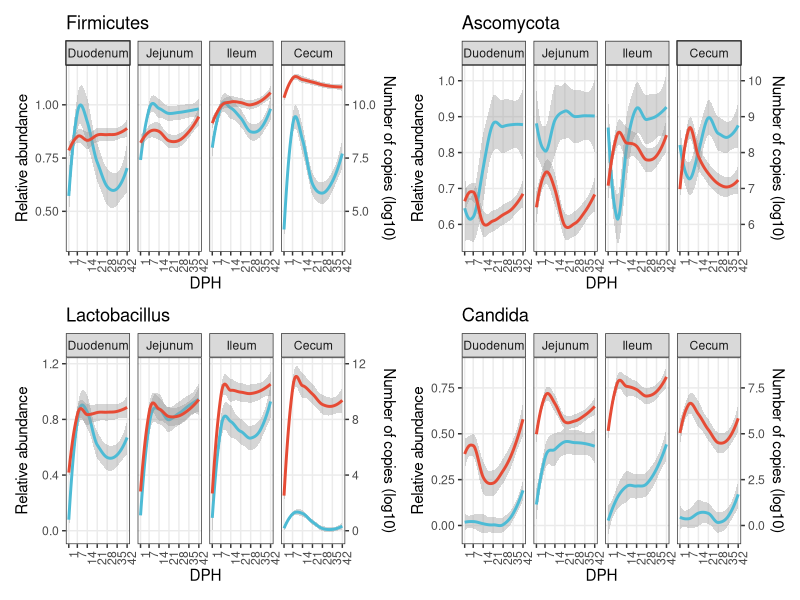

Write the R code that produced this figure. (Note: a time limit stopped this script after it produced the figure.)
## ---- chunk 1
rm(list = ls())

# CRAN
packages_from_cran = c('openxlsx','dplyr','tibble','reshape2','ggplot2','patchwork','vegan') 
for(p in packages_from_cran){if (!requireNamespace(p)){install.packages(p)}
    library(p, character.only = TRUE, quietly = TRUE, warn.conflicts = FALSE)}
## ---- chunk 2
ab_temp <- read.xlsx('../Data/01qpcr/01data_for_quantitive.xlsx',sheet = 2)
raw_16S <- read.csv('../Data/02micro/16S/level-2.csv')
format_16S <- raw_16S %>%
  remove_rownames %>% 
  column_to_rownames(var="index") %>%
  mutate(sum = rowSums(across(where(is.numeric)))) %>%
  select(-c('D_0__Archaea.D_1__Euryarchaeota')) %>%
  mutate(across(D_0__Bacteria.D_1__Acidobacteria:D_0__Bacteria.D_1__Zixibacteria, ~ . / sum)) %>%
  select(-c('sum')) %>%
  setNames(gsub("D_0__Bacteria.D_1__", "", names(.))) %>%
  mutate(DPH = rep(c(1,4,7,14,21,28,35,42),each = 40)) %>%
  mutate(Group1 = factor(Group1, levels = c('Duodenum','Jejunum','Ileum','Cecum'))) %>%
  select(c('Firmicutes','DPH','Group1')) 

raw_ITS <- read.csv('../Data/02micro/ITS/level-2.csv')
format_ITS <- raw_ITS %>%
  remove_rownames %>% 
  column_to_rownames(var="index") %>%
  mutate(sum = rowSums(across(where(is.numeric)))) %>%
  select(-c('k__Fungi.p__unidentified')) %>%
  mutate(across(k__Fungi.p__Ascomycota:k__Fungi.p__Rozellomycota, ~ . / sum)) %>%
  select(-c('sum')) %>%
  setNames(gsub("k__Fungi.p__", "", names(.))) %>%
  mutate(DPH = rep(c(1,4,7,14,21,28,35,42),each = 40)) %>%
  mutate(Group1 = factor(Group1, levels = c('Duodenum','Jejunum','Ileum','Cecum'))) %>%
  select(c('Ascomycota','DPH','Group1')) 

for(i in 1:nrow(ab_temp)){
  format_16S$Firmicutes2[i] <- format_16S$Firmicutes[i] * 10^(ab_temp$`log10(16S)`[i])
  format_ITS$Ascomycota2[i] <- format_ITS$Ascomycota[i] * 10^(ab_temp$`log10(ITS)`[i])
}
f12_1 <- ggplot(format_16S, aes(x=DPH)) +
  geom_smooth(aes(y=Firmicutes),color = '#4DBBD5') +
  geom_smooth(aes(y = log10(Firmicutes2+1)/10), color = '#E64B35') + 
  facet_wrap(.~Group1,nrow = 1) +
  scale_y_continuous(name = "Relative abundance", sec.axis = sec_axis(~.*10, name="Number of copies (log10)"))+
  theme_bw() +
  theme(axis.text.x = element_text(angle = 90, vjust = 1, hjust = 1),
        panel.grid.minor = element_line(color = NA)) +
  ggtitle('Firmicutes') +
  scale_x_continuous(breaks = c(1,7,14,21,28,35,42)) 
f12_2 <- ggplot(format_ITS, aes(x=DPH)) +
  geom_smooth(aes(y=Ascomycota),color = '#4DBBD5') +
  geom_smooth(aes(y = log10(Ascomycota2+1)/10), color = '#E64B35') + 
  facet_wrap(.~Group1,nrow = 1) +
  scale_y_continuous(
    name = "Relative abundance", 
    sec.axis = sec_axis(~.*10, name="Number of copies (log10)"))+
  theme_bw() +
  theme(axis.text.x = element_text(angle = 90, vjust = 1, hjust = 1),
        panel.grid.minor = element_line(color = NA),
        legend.position = 'none') +
  ggtitle('Ascomycota') +
  scale_x_continuous(breaks = c(1,7,14,21,28,35,42)) 
raw_16S_L6 <- read.csv('../Data/02micro/16S/level-6_no_archaea.csv')
format_16S_L6 <- raw_16S_L6 %>%
  remove_rownames %>% 
  column_to_rownames(var="index") %>%
  mutate(sum = rowSums(across(where(is.numeric)))) %>%
  mutate(across(Granulicella:uncultured.bacterium.40, ~ . / sum)) %>%
  select(-c('sum')) %>%
  mutate(DPH = rep(c(1,4,7,14,21,28,35,42), each = 40)) %>%
  mutate(Group1 = factor(Group1, levels = c('Duodenum','Jejunum','Ileum','Cecum'))) %>%
  select(c('Lactobacillus','DPH','Group1'))

raw_ITS_L6 <- read.csv('../Data/02micro/ITS/level-6_for_bar.csv')
format_ITS_L6 <- raw_ITS_L6 %>%
  remove_rownames %>% 
  column_to_rownames(var="X") %>%
  mutate(sum = rowSums(across(where(is.numeric)))) %>%
  mutate(across(X__:unidentified.53, ~ . / sum)) %>%
  select(-c('sum')) %>%
  mutate(DPH = rep(c(1,4,7,14,21,28,35,42), each = 40)) %>%
  mutate(Group1 = factor(Group1, levels = c('Duodenum','Jejunum','Ileum','Cecum'))) %>%
  select(c('Candida','DPH','Group1'))

for(i in 1:nrow(ab_temp)){
  format_16S_L6$Lactobacillus2[i] <- format_16S_L6$Lactobacillus[i] * 10^(ab_temp$`log10(16S)`[i])
  format_ITS_L6$Candida2[i] <- format_ITS_L6$Candida[i] * 10^(ab_temp$`log10(ITS)`[i])
}

f12_3 <- ggplot(format_16S_L6, aes(x=DPH)) +
  geom_smooth(aes(y=Lactobacillus),color = '#4DBBD5') +
  geom_smooth(aes(y = log10(Lactobacillus2+1)/10), color = '#E64B35') + 
  facet_wrap(.~Group1,nrow = 1) +
  scale_y_continuous(name = "Relative abundance", sec.axis = sec_axis(~.*10, name="Number of copies (log10)"))+
  theme_bw() +
  theme(axis.text.x = element_text(angle = 90, vjust = 1, hjust = 1),
        panel.grid.minor = element_line(color = NA)) +
  ggtitle('Lactobacillus') +
  scale_x_continuous(breaks = c(1,7,14,21,28,35,42)) 

f12_4 <- ggplot(format_ITS_L6, aes(x=DPH)) +
  geom_smooth(aes(y=Candida),color = '#4DBBD5') +
  geom_smooth(aes(y = log10(Candida2+1)/10), color = '#E64B35') + 
  facet_wrap(.~Group1,nrow = 1) +
  scale_y_continuous(name = "Relative abundance", sec.axis = sec_axis(~.*10, name="Number of copies (log10)"))+
  theme_bw() +
  theme(axis.text.x = element_text(angle = 90, vjust = 1, hjust = 1),
        panel.grid.minor = element_line(color = NA)) +
  ggtitle('Candida') +
  scale_x_continuous(breaks = c(1,7,14,21,28,35,42)) 

f12_1 + f12_2 + f12_3 + f12_4 + plot_layout(nrow = 2)
## ---- chunk 3
raw_16S_L6 <- read.csv('../Data/02micro/16S/level-6_no_archaea.csv')
raw_ITS_L6 <- read.csv('../Data/02micro/ITS/level-6_for_bar.csv')
format_16S_L6 <- raw_16S_L6 %>%
  remove_rownames %>% 
  column_to_rownames(var="index") %>%
  mutate(sum = rowSums(across(where(is.numeric)))) %>%
  mutate(across(Granulicella:uncultured.bacterium.40, ~ . / sum)) %>%
  select(-c('sum')) %>%
  mutate(Group1 = factor(Group1, levels = c('Duodenum','Jejunum','Ileum','Cecum'))) %>%
  select(-c('Group2'))

format_ITS_L6 <- raw_ITS_L6 %>%
  remove_rownames %>% 
  column_to_rownames(var="X") %>%
  mutate(sum = rowSums(across(where(is.numeric)))) %>%
  mutate(across(X__:unidentified.53, ~ . / sum)) %>%
  select(-c('sum')) %>%
  mutate(Group1 = factor(Group1, levels = c('Duodenum','Jejunum','Ileum','Cecum'))) %>%
  select(-c('Group2'))

format_16S_L6_AA <- format_16S_L6
format_ITS_L6_AA <- format_ITS_L6

for(i in 1:nrow(ab_temp)){
  format_16S_L6_AA[i,1:529] <- format_16S_L6[i,1:529] * 10^(ab_temp$`log10(16S)`[i])
  format_ITS_L6_AA[i,1:603] <- format_ITS_L6[i,1:603] * 10^(ab_temp$`log10(ITS)`[i])
}

dist_16S_RA <- vegdist(format_16S_L6[,1:529])
dist_ITS_RA <- vegdist(format_ITS_L6[,1:603])
dist_16S_AA <- vegdist(format_16S_L6_AA[,1:529])
dist_ITS_AA <- vegdist(format_ITS_L6_AA[,1:603])
PA_16S <- procrustes(dist_16S_AA,dist_16S_RA)
PA_ITS <- procrustes(dist_ITS_AA,dist_ITS_RA)
residual_16S <- data.frame(residuals(PA_16S))
residual_ITS <- data.frame(residuals(PA_ITS))

PA_16S_XY <- data.frame(AA_x = PA_16S$X[,1], AA_y = PA_16S$X[,2],
                        RA_x = PA_16S$Yrot[,1], RA_y = PA_16S$Yrot[,2])
PA_ITS_XY <- data.frame(AA_x = PA_ITS$X[,1], AA_y = PA_ITS$X[,2],
                        RA_x = PA_ITS$Yrot[,1], RA_y = PA_ITS$Yrot[,2])

protest(dist_16S_AA,dist_16S_RA)

protest(dist_ITS_AA,dist_ITS_RA)

f13_1 <- ggplot(PA_16S_XY) +
  geom_segment(aes(x = RA_x, y = RA_y, xend = AA_x, yend = AA_y, color = 'gray'), alpha = 0.3) +
  geom_point(aes(x = RA_x, y = RA_y, color = '#4DBBD5')) +
  geom_point(aes(x = AA_x, y = AA_y, color = '#E64B35')) +
  theme_bw() +
  xlab('PCoA 1') + 
  ylab('PCoA 2') +
  theme(panel.grid.major=element_line(colour=NA),panel.grid.minor = element_line(colour=NA),
        legend.position = c(0.2,0.3)) +
  annotate('text', x = -0.7, y = -0.25, label = 'P = 0.001\nCorrelation = 0.622') +
  scale_color_manual(name = 'Method',values = c('#4DBBD5','#E64B35','gray')) + 
  ggtitle('Bacteria') 
f13_2 <- ggplot(PA_ITS_XY) +
  geom_segment(aes(x = RA_x, y = RA_y, xend = AA_x, yend = AA_y, color = 'gray'), alpha = 0.3) +
  geom_point(aes(x = RA_x, y = RA_y, color = '#4DBBD5')) +
  geom_point(aes(x = AA_x, y = AA_y, color = '#E64B35')) +
  theme_bw() +
  xlab('PCoA 1') + 
  ylab('PCoA 2') +
  theme(panel.grid.major=element_line(colour=NA),panel.grid.minor = element_line(colour=NA),
        legend.position = c(0.2,0.3))  +
  scale_color_manual(name = 'Method',values = c('#4DBBD5','#E64B35','gray')) +
  annotate('text', x = -0.6, y = 0, label = 'P = 0.001\nCorrelation = 0.459') +
  ggtitle('Fungi')

dph <- rep(c(1,4,7,14,21,28,35,42), each = 40)
set.seed(1234)
adonis(format_16S_L6[,1:529]~ format_16S_L6$Group1 + dph )
set.seed(1234)
adonis(format_16S_L6_AA[,1:529]~ format_16S_L6_AA$Group1 + dph)

set.seed(1234)
adonis(format_ITS_L6[,1:603] ~ format_ITS_L6$Group1 + dph)
set.seed(1234)
adonis(format_ITS_L6_AA[,1:603] ~ format_ITS_L6_AA$Group1 + dph)
explains = data.frame(Method = c('RA','AA','RA','AA'),
                      Individual = c(0.31110,0.21089,0.29979,0.24770) * 100,
                      Segment = c(0.32671,0.27479,0.18011,0.11674) * 100,
                      DPH = c(0.08565,0.03220,0.07234,0.02779) * 100,
                      Kingdom = c('Bacteria','Bacteria','Fungi','Fungi')) 

exp_melt <- melt(explains)
colnames(exp_melt)[3:4] <- c('Factor','Explanation') 
exp_melt$Factor <- factor(exp_melt$Factor, levels = c('Individual', 'Segment', 'DPH'))
f13_3 <- ggplot(exp_melt, aes(x = Factor, y = Explanation, fill = Method)) +
  geom_bar(stat = 'identity', position = 'dodge') +
  scale_fill_manual(values = c('#E64B35','#4DBBD5')) +
  theme_bw() +
  theme(panel.grid.major=element_line(colour=NA),panel.grid.minor = element_line(colour=NA),
        axis.text.x = element_text(angle = 45, vjust = 1, hjust = 1)) +
  ylab('Explanation (%)') +
  facet_wrap(.~Kingdom)

f13_1 + f13_2 + f13_3
## ---- chunk 4
Genus_16S_RA_ID <- read.table('../Data/02micro/output/L6_RA_16S.csv',header = T,sep = ',',row.names = 1)%>%
  colSums()
Genus_16S_RA0 <- read.table('../Data/02micro/output/L6_RA_16S.csv',header = T,sep = ',',row.names = 1) 
Genus_16S_RA <- Genus_16S_RA0[,Genus_16S_RA_ID>0.001*280]
Genus_16S_AA0 <- read.table('../Data/02micro/output/L6_AA_16S.csv',header = T,sep = ',',row.names = 1)
Genus_16S_AA <- Genus_16S_AA0[,Genus_16S_RA_ID>0.001*280]
Genus_16S_AA$Seg <- c(rep(c('Cecum','Duodenum','Ileum','Jejunum'),80))
Genus_16S_RA$Seg <- c(rep(c('Cecum','Duodenum','Ileum','Jejunum'),80))
rm(Genus_16S_RA_ID)
rm(Genus_16S_AA0)
rm(Genus_16S_RA0)
taxa_16S <- colnames(Genus_16S_RA)[1:58]
colnames(Genus_16S_AA)[1:58] <- colnames(Genus_16S_RA)[1:58] <- paste0('Genus',1:58)
Genus_16S_RA_C <- Genus_16S_RA[Genus_16S_RA$Seg=='Cecum',] %>%
  select(-c('Seg'))
Genus_16S_RA_D <- Genus_16S_RA[Genus_16S_RA$Seg=='Duodenum',] %>%
  select(-c('Seg'))
Genus_16S_RA_I <- Genus_16S_RA[Genus_16S_RA$Seg=='Ileum',] %>%
  select(-c('Seg'))
Genus_16S_RA_J <- Genus_16S_RA[Genus_16S_RA$Seg=='Jejunum',] %>%
  select(-c('Seg'))
Genus_16S_AA_C <- Genus_16S_AA[Genus_16S_AA$Seg=='Cecum',] %>%
  select(-c('Seg'))
Genus_16S_AA_D <- Genus_16S_AA[Genus_16S_AA$Seg=='Duodenum',] %>%
  select(-c('Seg'))
Genus_16S_AA_I <- Genus_16S_AA[Genus_16S_AA$Seg=='Ileum',] %>%
  select(-c('Seg'))
Genus_16S_AA_J <- Genus_16S_AA[Genus_16S_AA$Seg=='Jejunum',] %>%
  select(-c('Seg'))

# Define a function to create the matrix of correlation 
ab_2_cor <- function(x_RA, y_AA){
  p_RA <- matrix(, nrow = ncol(x_RA), ncol = ncol(x_RA))
  cor_RA <- matrix(, nrow = ncol(x_RA), ncol = ncol(x_RA))
  for(i in 1:ncol(x_RA)){
    for(j in 1:ncol(x_RA)){
      p_RA[i,j] <- cor.test(x_RA[,i], x_RA[,j], method = 'spearman')$p.value
      cor_RA[i,j] <- cor.test(x_RA[,i], x_RA[,j], method = 'spearman')$estimate
    }
  }
  cor_RA[is.na(cor_RA)] <- 0
  colnames(p_RA) <- rownames(p_RA) <- colnames(cor_RA) <- rownames(cor_RA) <- paste0('G',1:ncol(x_RA))
  
  p_AA <- matrix(, nrow = ncol(y_AA), ncol = ncol(y_AA))
  cor_AA <- matrix(, nrow = ncol(y_AA), ncol = ncol(y_AA))
  for(i in 1:ncol(y_AA)){
    for(j in 1:ncol(y_AA)){
      p_AA[i,j] <- cor.test(y_AA[,i], y_AA[,j], method = 'spearman')$p.value
      cor_AA[i,j] <- cor.test(y_AA[,i], y_AA[,j], method = 'spearman')$estimate
    }
  }
  colnames(p_AA) <- rownames(p_AA) <- colnames(cor_AA) <- rownames(cor_AA) <- paste0('G',1:ncol(y_AA))
  ind_RA <- which(lower.tri(cor_RA, diag = F), arr.ind = TRUE)
  Col_RA = dimnames(cor_RA)[[2]][ind_RA[,2]]
  Row_RA = dimnames(cor_RA)[[1]][ind_RA[,1]]
  Cor_RA = cor_RA[ind_RA]
  Pva_RA = p_RA[ind_RA]
  Q_RA = p.adjust(Pva_RA, method = 'BH')
  Cor_RA[Q_RA >= 0.05] <- 0
  out_RA <- data.frame(Col_RA,Row_RA,Cor_RA)
  
  ind_AA <- which(upper.tri(cor_AA, diag = F), arr.ind = TRUE)
  Col_AA = dimnames(cor_AA)[[2]][ind_AA[,2]]
  Row_AA = dimnames(cor_AA)[[1]][ind_AA[,1]]
  Cor_AA = cor_AA[ind_AA]
  Pva_AA = p_AA[ind_AA]
  Q_AA = p.adjust(Pva_AA, method = 'BH')
  Cor_AA[Q_AA >= 0.05] <- 0
  out_AA <- data.frame(Col_AA,Row_AA,Cor_AA)
  colnames(out_RA) <- colnames(out_AA) <- c('Col','Row','Cor')
  out_RA$Cat <- 'RA'
  out_AA$Cat <- 'AA'
  return(rbind(out_RA, out_AA))
}
Cecum <- ab_2_cor(Genus_16S_RA_C, Genus_16S_AA_C)
Cecum$Row <- factor(Cecum$Row, levels = paste0('G',1:58))
Cecum$Col <- factor(Cecum$Col, levels = paste0('G',1:58))
f14_C <- ggplot(Cecum, aes(x = Col, y = Row, color = Cor)) +
  geom_point(aes(size = abs(Cor))) +
  theme_bw() +
  theme(axis.text.x = element_blank(),axis.text.y = element_blank(),axis.ticks = element_blank(),
        panel.grid.major = element_line(color = NA), panel.grid.minor = element_line(color = NA)) +
  scale_color_gradient2(low="#3C5488", mid="white", high="#E64B35", midpoint=0)  +
  scale_size(range=c(0,2),
             breaks=c(0,0.25,0.5,0.75,1),
             labels=c("0","0.25","0.50","0.75","1.00"),
             name = "",
             guide="legend") +
  guides(size = 'none') +
  xlab('Absolute abundance') +
  ylab('Relative abundance') +
  ggtitle('Cecum')
Ileum <- ab_2_cor(Genus_16S_RA_I, Genus_16S_AA_I)
Ileum$Row <- factor(Ileum$Row, levels = paste0('G',1:58))
Ileum$Col <- factor(Ileum$Col, levels = paste0('G',1:58))
f14_I <- ggplot(Ileum, aes(x = Col, y = Row, color = Cor)) +
  geom_point(aes(size = abs(Cor))) +
  theme_bw() +
  theme(axis.text.x = element_blank(),axis.text.y = element_blank(),axis.ticks = element_blank(),
        panel.grid.major = element_line(color = NA), panel.grid.minor = element_line(color = NA)) +
  scale_color_gradient2(low="#3C5488", mid="white", high="#E64B35", midpoint=0)  +
  scale_size(range=c(0,2),
             breaks=c(0,0.25,0.5,0.75,1),
             labels=c("0","0.25","0.50","0.75","1.00"),
             name = "",
             guide="legend") +
  guides(size = 'none') +
  xlab('Absolute abundance') +
  ylab('Relative abundance') +
  ggtitle('Ileum')
Duodenum <- ab_2_cor(Genus_16S_RA_D, Genus_16S_AA_D)
Duodenum$Row <- factor(Duodenum$Row, levels = paste0('G',1:58))
Duodenum$Col <- factor(Duodenum$Col, levels = paste0('G',1:58))
f14_D <- ggplot(Duodenum, aes(x = Col, y = Row, color = Cor)) +
  geom_point(aes(size = abs(Cor))) +
  theme_bw() +
  theme(axis.text.x = element_blank(),axis.text.y = element_blank(),axis.ticks = element_blank(),
        panel.grid.major = element_line(color = NA), panel.grid.minor = element_line(color = NA)) +
  scale_color_gradient2(low="#3C5488", mid="white", high="#E64B35", midpoint=0)  +
  scale_size(range=c(0,2),
             breaks=c(0,0.25,0.5,0.75,1),
             labels=c("0","0.25","0.50","0.75","1.00"),
             name = "",
             guide="legend") +
  guides(size = 'none') +
  xlab('Absolute abundance') +
  ylab('Relative abundance') +
  ggtitle('Duodenum')

Jejunum <- ab_2_cor(Genus_16S_RA_J, Genus_16S_AA_J)
Jejunum$Row <- factor(Jejunum$Row, levels = paste0('G',1:58))
Jejunum$Col <- factor(Jejunum$Col, levels = paste0('G',1:58))
f14_J <- ggplot(Jejunum, aes(x = Col, y = Row, color = Cor)) +
  geom_point(aes(size = abs(Cor))) +
  theme_bw() +
  theme(axis.text.x = element_blank(),axis.text.y = element_blank(),axis.ticks = element_blank(),
        panel.grid.major = element_line(color = NA), panel.grid.minor = element_line(color = NA)) +
  scale_color_gradient2(low="#3C5488", mid="white", high="#E64B35", midpoint=0)  +
  scale_size(range=c(0,2),
             breaks=c(0,0.25,0.5,0.75,1),
             labels=c("0","0.25","0.50","0.75","1.00"),
             name = "",
             guide="legend") +
  guides(size = 'none') +
  xlab('Absolute abundance') +
  ylab('Relative abundance') +
  ggtitle('Jejunum')

cor2confusion <- function(correlation){
  CR1 <- correlation[correlation$Cat=='RA',]
  CR2 <- correlation[correlation$Cat=='AA',]
  CR1$Cat2 <- paste(CR1$Col,CR1$Row,sep = '-')
  CR1_1 <- CR1[,c(3,5)]
  CR2$Cat2 <- paste(CR2$Row,CR2$Col,sep = '-')
  CR2_1 <- CR2[,c(3,5)]
  colnames(CR1_1) <- c('CRA','Cat_R')
  colnames(CR2_1) <- c('CAA','Cat_A')
  CR_all <- merge(CR1_1,CR2_1,by.x = 'Cat_R',by.y = 'Cat_A')
  CR_all$CRA[CR_all$CRA>0] <- 'Pos'
  CR_all$CAA[CR_all$CAA>0] <- 'Pos'
  CR_all$CRA[CR_all$CRA<0] <- 'Neg'
  CR_all$CAA[CR_all$CAA<0] <- 'Neg'
  CR_all$CRA[CR_all$CRA==0] <- 'NS'
  CR_all$CAA[CR_all$CAA==0] <- 'NS'
  print(table(CR_all$CRA))
  print(table(CR_all$CAA))
  CR_final <- melt(table(CR_all$CRA,CR_all$CAA))
  colnames(CR_final) <- c("RA","AA",'Number')
  CR_final$Ratio <- round(CR_final$Number/sum(CR_final$Number) * 100, 1)
  CR_final$Cons[CR_final$RA=='Pos'&CR_final$AA=='Pos'] <- 'Consist'
  CR_final$Cons[CR_final$RA=='Neg'&CR_final$AA=='Neg'] <- 'Consist'
  CR_final$Cons[CR_final$RA=='NS'&CR_final$AA=='NS'] <- 'Consist'
  CR_final$Cons[is.na(CR_final$Cons)] <- 'Diff'
  return(CR_final[,c(1,2,4,5)])
}

Genus_ITS_RA_ID <- read.table('../Data/02micro/output/L6_RA_ITS.csv',header = T,sep = ',',row.names = 1)%>%
  colSums()
Genus_ITS_RA0 <- read.table('../Data/02micro/output/L6_RA_ITS.csv',header = T,sep = ',',row.names = 1) 
Genus_ITS_RA <- Genus_ITS_RA0[,Genus_ITS_RA_ID>0.001*280]
Genus_ITS_AA0 <- read.table('../Data/02micro/output/L6_AA_ITS.csv',header = T,sep = ',',row.names = 1)
Genus_ITS_AA <- Genus_ITS_AA0[,Genus_ITS_RA_ID>0.001*280]
Genus_ITS_AA$Seg <- c(rep(c('Cecum','Duodenum','Ileum','Jejunum'),80))
Genus_ITS_RA$Seg <- c(rep(c('Cecum','Duodenum','Ileum','Jejunum'),80))
taxa_ITS <- colnames(Genus_ITS_RA)[1:82]
colnames(Genus_ITS_AA)[1:82] <- colnames(Genus_ITS_RA)[1:82] <- paste0('Genus',1:82)

Genus_ITS_RA_C <- Genus_ITS_RA[Genus_ITS_RA$Seg=='Cecum',] %>%
  select(-c('Seg'))
Genus_ITS_RA_D <- Genus_ITS_RA[Genus_ITS_RA$Seg=='Duodenum',] %>%
  select(-c('Seg'))
Genus_ITS_RA_I <- Genus_ITS_RA[Genus_ITS_RA$Seg=='Ileum',] %>%
  select(-c('Seg'))
Genus_ITS_RA_J <- Genus_ITS_RA[Genus_ITS_RA$Seg=='Jejunum',] %>%
  select(-c('Seg'))
Genus_ITS_AA_C <- Genus_ITS_AA[Genus_ITS_AA$Seg=='Cecum',] %>%
  select(-c('Seg'))
Genus_ITS_AA_D <- Genus_ITS_AA[Genus_ITS_AA$Seg=='Duodenum',] %>%
  select(-c('Seg'))
Genus_ITS_AA_I <- Genus_ITS_AA[Genus_ITS_AA$Seg=='Ileum',] %>%
  select(-c('Seg'))
Genus_ITS_AA_J <- Genus_ITS_AA[Genus_ITS_AA$Seg=='Jejunum',] %>%
  select(-c('Seg'))

Cecum_ITS <- ab_2_cor(Genus_ITS_RA_C, Genus_ITS_AA_C)
Cecum_ITS[is.na(Cecum_ITS)] <- 0
Cecum_ITS$Row <- factor(Cecum_ITS$Row, levels = paste0('G',1:82))
Cecum_ITS$Col <- factor(Cecum_ITS$Col, levels = paste0('G',1:82))
p15_C <- ggplot(Cecum_ITS, aes(x = Col, y = Row, color = Cor)) +
  geom_point(aes(size = abs(Cor))) +
  theme_bw() +
  theme(axis.text.x = element_blank(),axis.text.y = element_blank(),axis.ticks = element_blank(),
        panel.grid.major = element_line(color = NA), panel.grid.minor = element_line(color = NA)) +
  scale_color_gradient2(low="#3C5488", mid="white", high="#E64B35", midpoint=0)  +
  scale_size(range=c(0,2),
             breaks=c(0,0.25,0.5,0.75,1),
             labels=c("0","0.25","0.50","0.75","1.00"),
             name = "",
             guide="legend") +
  guides(size = 'none') +
  xlab('Absolute abundance') +
  ylab('Relative abundance') +
  ggtitle('Cecum')

Ileum_ITS <- ab_2_cor(Genus_ITS_RA_I, Genus_ITS_AA_I)
Ileum_ITS[is.na(Ileum_ITS)] <- 0

Ileum_ITS$Row <- factor(Ileum_ITS$Row, levels = paste0('G',1:82))
Ileum_ITS$Col <- factor(Ileum_ITS$Col, levels = paste0('G',1:82))
p15_I <- ggplot(Ileum_ITS, aes(x = Col, y = Row, color = Cor)) +
  geom_point(aes(size = abs(Cor))) +
  theme_bw() +
  theme(axis.text.x = element_blank(),axis.text.y = element_blank(),axis.ticks = element_blank(),
        panel.grid.major = element_line(color = NA), panel.grid.minor = element_line(color = NA)) +
  scale_color_gradient2(low="#3C5488", mid="white", high="#E64B35", midpoint=0)  +
  scale_size(range=c(0,2),
             breaks=c(0,0.25,0.5,0.75,1),
             labels=c("0","0.25","0.50","0.75","1.00"),
             name = "",
             guide="legend") +
  guides(size = 'none') +
  xlab('Absolute abundance') +
  ylab('Relative abundance') +
  ggtitle('Ileum')

p15_I
Duodenum_ITS <- ab_2_cor(Genus_ITS_RA_D, Genus_ITS_AA_D)
Duodenum_ITS[is.na(Duodenum_ITS)] <- 0

Duodenum_ITS$Row <- factor(Duodenum_ITS$Row, levels = paste0('G',1:82))
Duodenum_ITS$Col <- factor(Duodenum_ITS$Col, levels = paste0('G',1:82))
p15_D <- ggplot(Duodenum_ITS, aes(x = Col, y = Row, color = Cor)) +
  geom_point(aes(size = abs(Cor))) +
  theme_bw() +
  theme(axis.text.x = element_blank(),axis.text.y = element_blank(),axis.ticks = element_blank(),
        panel.grid.major = element_line(color = NA), panel.grid.minor = element_line(color = NA)) +
  scale_color_gradient2(low="#3C5488", mid="white", high="#E64B35", midpoint=0)  +
  scale_size(range=c(0,2),
             breaks=c(0,0.25,0.5,0.75,1),
             labels=c("0","0.25","0.50","0.75","1.00"),
             name = "",
             guide="legend") +
  guides(size = 'none') +
  xlab('Absolute abundance') +
  ylab('Relative abundance') +
  ggtitle('Duodenum')
Jejunum_ITS <- ab_2_cor(Genus_ITS_RA_J, Genus_ITS_AA_J)
Jejunum_ITS[is.na(Jejunum_ITS)] <- 0
Jejunum_ITS$Row <- factor(Jejunum_ITS$Row, levels = paste0('G',1:82))
Jejunum_ITS$Col <- factor(Jejunum_ITS$Col, levels = paste0('G',1:82))
p15_J <- ggplot(Jejunum_ITS, aes(x = Col, y = Row, color = Cor)) +
  geom_point(aes(size = abs(Cor))) +
  theme_bw() +
  theme(axis.text.x = element_blank(),axis.text.y = element_blank(),axis.ticks = element_blank(),
        panel.grid.major = element_line(color = NA), panel.grid.minor = element_line(color = NA)) +
  scale_color_gradient2(low="#3C5488", mid="white", high="#E64B35", midpoint=0)  +
  scale_size(range=c(0,2),
             breaks=c(0,0.25,0.5,0.75,1),
             labels=c("0","0.25","0.50","0.75","1.00"),
             name = "",
             guide="legend") +
  guides(size = 'none') +
  xlab('Absolute abundance') +
  ylab('Relative abundance') +
  ggtitle('Jejunum')

f14_D + f14_J + f14_I + f14_C  + p15_D + p15_J + p15_I + p15_C + plot_layout(nrow = 4)
## ---- chunk 5
confu_C <- cor2confusion(Cecum)
confu_D <- cor2confusion(Duodenum) # AA Neg
confu_I <- cor2confusion(Ileum) # AA Neg
confu_J <- cor2confusion(Jejunum) 
confu_C_ITS <- cor2confusion(Cecum_ITS)
confu_D_ITS <- cor2confusion(Duodenum_ITS)
confu_I_ITS <- cor2confusion(Ileum_ITS) # AA Neg
confu_J_ITS <- cor2confusion(Jejunum_ITS) # AA Neg
add_confu <- data.frame(RA = c('Pos','Neg','NS'),
                        AA = c('Neg','Neg','Neg'),
                        Ratio = c(0.0,0.0,0.0),
                        Cons = c('Diff','Consist','Diff'))
confu_D <- rbind(confu_D, add_confu)
confu_I <- rbind(confu_I, add_confu)
confu_I_ITS <- rbind(confu_I_ITS, add_confu)
confu_J_ITS <- rbind(confu_J_ITS, add_confu)

relevel_matrix <- function(confusion_matrix){
  confusion_matrix$RA <- factor(confusion_matrix$RA, levels = c('Pos','Neg','NS'))
  confusion_matrix$AA <- factor(confusion_matrix$AA, levels = c('NS','Neg','Pos'))
  return(confusion_matrix)
}
confu_D <- relevel_matrix(confu_D)
confu_J <- relevel_matrix(confu_J)
confu_I <- relevel_matrix(confu_I)
confu_C <- relevel_matrix(confu_C)
confu_D_ITS <- relevel_matrix(confu_D_ITS)
confu_J_ITS <- relevel_matrix(confu_J_ITS)
confu_I_ITS <- relevel_matrix(confu_I_ITS)
confu_C_ITS <- relevel_matrix(confu_C_ITS)

p16_1 <- ggplot(confu_D,aes(x = RA, y = AA)) +
  geom_tile(aes(fill = Cons)) +
  geom_text(aes(label = Ratio,size = 4)) +
  theme_bw() + 
  theme(legend.position = 'none',panel.grid.major = element_line(color = NA), 
        panel.grid.minor = element_line(color = NA),panel.border = element_blank(),
        axis.ticks = element_blank()) +
  scale_fill_manual(values = c('#E64B35','#4DBBD5')) +
  xlab('Relative abundance') + ylab('Absolute abundance') +
  ggtitle('Duodenum') + scale_x_discrete(position = "top")
p16_2 <- ggplot(confu_J,aes(x = RA, y = AA)) +
  geom_tile(aes(fill = Cons)) +
  geom_text(aes(label = Ratio,size = 4)) +
  theme_bw() + 
  theme(legend.position = 'none',panel.grid.major = element_line(color = NA), 
        panel.grid.minor = element_line(color = NA),panel.border = element_blank(),
        axis.ticks = element_blank()) +
  scale_fill_manual(values = c('#E64B35','#4DBBD5')) +
  xlab('Relative abundance') + ylab('Absolute abundance') +
  ggtitle('Jejunum') + scale_x_discrete(position = "top")
p16_3 <- ggplot(confu_I,aes(x = RA, y = AA)) +
  geom_tile(aes(fill = Cons)) +
  geom_text(aes(label = Ratio,size = 4)) +
  theme_bw() + 
  theme(legend.position = 'none',panel.grid.major = element_line(color = NA), 
        panel.grid.minor = element_line(color = NA),panel.border = element_blank(),
        axis.ticks = element_blank()) +
  scale_fill_manual(values = c('#E64B35','#4DBBD5')) +
  xlab('Relative abundance') + ylab('Absolute abundance') +
  ggtitle('Ileum') + scale_x_discrete(position = "top")
p16_4 <- ggplot(confu_C,aes(x = RA, y = AA)) +
  geom_tile(aes(fill = Cons)) +
  geom_text(aes(label = Ratio,size = 4)) +
  theme_bw() + 
  theme(legend.position = 'none',panel.grid.major = element_line(color = NA), 
        panel.grid.minor = element_line(color = NA),panel.border = element_blank(),
        axis.ticks = element_blank()) +
  scale_fill_manual(values = c('#E64B35','#4DBBD5')) +
  xlab('Relative abundance') + ylab('Absolute abundance') +
  ggtitle('Cecum') + scale_x_discrete(position = "top")
p17_1 <- ggplot(confu_D_ITS,aes(x = RA, y = AA)) +
  geom_tile(aes(fill = Cons)) +
  geom_text(aes(label = Ratio,size = 4)) +
  theme_bw() + 
  theme(legend.position = 'none',panel.grid.major = element_line(color = NA), 
        panel.grid.minor = element_line(color = NA),panel.border = element_blank(),
        axis.ticks = element_blank()) +
  scale_fill_manual(values = c('#E64B35','#4DBBD5')) +
  xlab('Relative abundance') + ylab('Absolute abundance') +
  ggtitle('Duodenum') + scale_x_discrete(position = "top")
p17_2 <- ggplot(confu_J_ITS,aes(x = RA, y = AA)) +
  geom_tile(aes(fill = Cons)) +
  geom_text(aes(label = Ratio,size = 4)) +
  theme_bw() + 
  theme(legend.position = 'none',panel.grid.major = element_line(color = NA), 
        panel.grid.minor = element_line(color = NA),panel.border = element_blank(),
        axis.ticks = element_blank()) +
  scale_fill_manual(values = c('#E64B35','#4DBBD5')) +
  xlab('Relative abundance') + ylab('Absolute abundance') +
  ggtitle('Jejunum') + scale_x_discrete(position = "top")
p17_3 <- ggplot(confu_I_ITS,aes(x = RA, y = AA)) +
  geom_tile(aes(fill = Cons)) +
  geom_text(aes(label = Ratio,size = 4)) +
  theme_bw() + 
  theme(legend.position = 'none',panel.grid.major = element_line(color = NA), 
        panel.grid.minor = element_line(color = NA),panel.border = element_blank(),
        axis.ticks = element_blank()) +
  scale_fill_manual(values = c('#E64B35','#4DBBD5')) +
  xlab('Relative abundance') + ylab('Absolute abundance') +
  ggtitle('Ileum') + scale_x_discrete(position = "top")
p17_4 <- ggplot(confu_C_ITS,aes(x = RA, y = AA)) +
  geom_tile(aes(fill = Cons)) +
  geom_text(aes(label = Ratio,size = 4)) +
  theme_bw() + 
  theme(legend.position = 'none',panel.grid.major = element_line(color = NA), 
        panel.grid.minor = element_line(color = NA),panel.border = element_blank(),
        axis.ticks = element_blank()) +
  scale_fill_manual(values = c('#E64B35','#4DBBD5')) +
  xlab('Relative abundance') + ylab('Absolute abundance') +
  ggtitle('Cecum') + 
  scale_x_discrete(position = "top") 
p16_1 + p16_2 + p16_3 + p16_4 + p17_1 + p17_2 + p17_3 + p17_4 + plot_layout(nrow = 2)
